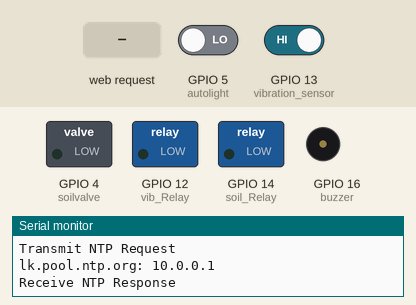
A sketch run on a simulated ESP8266 (NodeMCU). Parts: switched loads named in the sketch (green lamp = pin HIGH), buzzer (waves = sounding, pin HIGH), the last lines printed to the serial monitor. The inputs (shaded band) are chosen by the test bench; at power-on: GPIO 5 (autolight) LOW, GPIO 13 (vibration_sensor) HIGH. WiFi joins after 1.5 s; servers stay silent unless stated.

Above: at 2.7 s.
2.8 s: HTTP request GET /vibration/1 received
At 4.0 s:
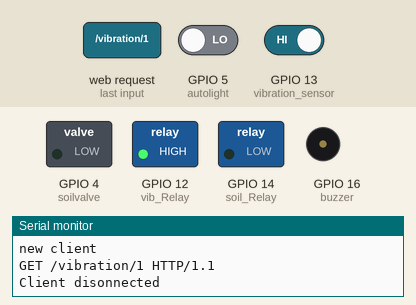
4.3 s: HTTP request GET /soilvalve/1 received
At 5.2 s:
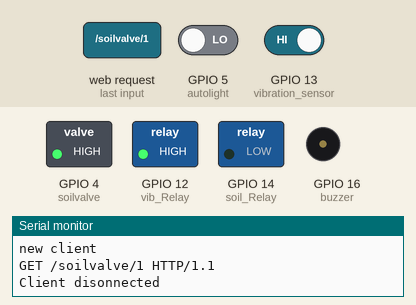
5.8 s: HTTP request GET /soil/1 received
At 6.4 s:
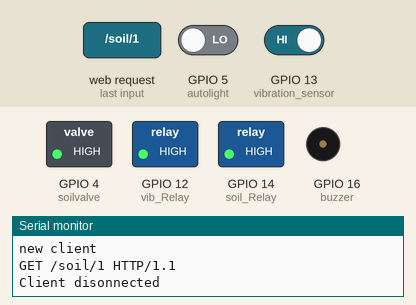
7.3 s: HTTP request GET /vibration/0 received
At 8.5 s:
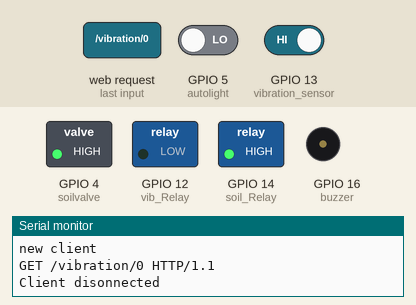
8.8 s: HTTP request GET /soilvalve/0 received
At 9.9 s:
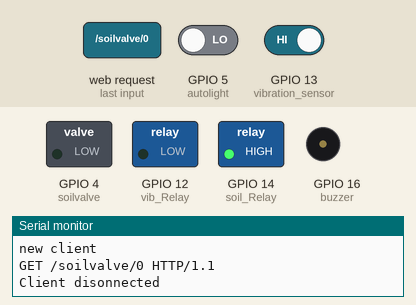
Timing chart, 0 to 11.8 s (numbered marks = the images above; inputs shaded):
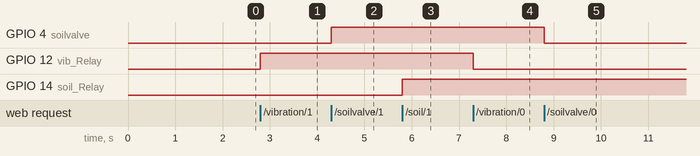

The sketch:

seg6_p2.ino
```cpp
#include <TimeLib.h>
#include <ESP8266WiFi.h>
#include <WiFiUdp.h>

const char* ssid = "JaraWifi"; //your ssid
const char* password = "jaraz12345"; //password of your wifi network
String phoneNumber="+94716482041"; //phone number to which notification messages are sent

const char* host = "www.txtlocal.com";

WiFiServer server(80);

static const char ntpServerName[] = "lk.pool.ntp.org";
const float timeZone = 5.50;

WiFiUDP Udp;
unsigned int localPort = 8888;  // local port to listen for UDP packets

boolean buzzer=false;
boolean autoLight=false;
boolean autoLightStatus=true;

boolean lockLow = true;//rain vars
boolean lockHigh = true;//rain vars

//vib Sensor vars
int vibDetectedVal = HIGH; //where record our Sound Measurement
boolean bAlarm = false;
unsigned long lastVibDetectTime; // Record the time that measured a sound
int vibAlarmTime = 500; // Number of milli seconds to keep the sound alarm high
//vib sensor vars

int sensorReading;

String store_var="desc|stTime1|endTime1&";
String store_var1="desc|stTime1|endTime1&";

time_t getNtpTime();
String digitalClockDisplay();
String printDigits(int digits);
void sendNTPpacket(IPAddress &address);

void setup() {
  pinMode(4, OUTPUT);//soilvalve
  pinMode(5, INPUT);//autolight
  pinMode(16, OUTPUT);//buzzer
  pinMode(14, OUTPUT);//soil_Relay
  pinMode(12, OUTPUT);//vib_Relay
  pinMode(13,INPUT);//vibration sensor
  digitalWrite(12, 0);//@ the begining vib is not active
  digitalWrite(14,0);
  digitalWrite(16, 0);//From the begining buzzer is not active
  digitalWrite(13,1);

  Serial.begin(115200);
  delay(10);

  // Connect to WiFi network
  Serial.println();
  Serial.println();
  Serial.print("Connecting to ");
  Serial.println(ssid);

  WiFi.begin(ssid, password);

  while (WiFi.status() != WL_CONNECTED) {
    delay(500);
    Serial.print(".");
  }
  Serial.println("");
  Serial.println("WiFi connected");

  // Start the server
  server.begin();
  Serial.println("Server started");

  // Print the IP address
  Serial.println(WiFi.localIP());

  Udp.begin(localPort);
  setSyncProvider(getNtpTime);
  setSyncInterval(300);
}

time_t prevDisplay = 0;

void loop() {
  vibSensing();
   if(digitalRead(5)==HIGH){
    autoLight=true;
  }else{
    autoLight=false;
    }

  // Check if a client has connected
  WiFiClient client = server.available();
  if (!client) {
    return;
  }

  // Wait until the client sends some data
  Serial.println("new client");
  while(!client.available()){
    delay(1);
  }

  // Read the first line of the request
  String req = client.readStringUntil('\r');
  Serial.println(req);
  client.flush();

  // Match the request
  String pos;
  int checkPos;
  int val;
  String s;
  if (req.indexOf("/vibration/0") != -1){
    digitalWrite(12, 0);
    s = "HTTP/1.1 200 OK\r\nContent-Type: text/plain\r\n\r\nvibration deactivated!";}

  else if (req.indexOf("/vibration/1") != -1){
    digitalWrite(12, 1);
    s = "HTTP/1.1 200 OK\r\nContent-Type: text/plain\r\n\r\nvibration activated!";}

  else if (req.indexOf("/vibration/check/1") != -1){
    if(digitalRead(12)==LOW){
      pos="Vibration sensor is not active!";}
    else if(digitalRead(12)==HIGH){
      pos="Vibration sensor is active!";}
    s = "HTTP/1.1 200 OK\r\nContent-Type: text/plain\r\n\r\n"+pos;}

  else if (req.indexOf("/soilvalve/0") != -1){
    digitalWrite(4, 0);
    s = "HTTP/1.1 200 OK\r\nContent-Type: text/plain\r\n\r\nDoor locked!";}

  else if (req.indexOf("/soilvalve/1") != -1){
    digitalWrite(4, 1);
    s = "HTTP/1.1 200 OK\r\nContent-Type: text/plain\r\n\r\nDoor unlocked!";}

  else if (req.indexOf("/soilvalve/check/1") != -1){
    if(digitalRead(4)==LOW){
      pos="soil moisture valve is closed!";}
    else if(digitalRead(4)==HIGH){
      pos="soil moisture valve is open!";}
    s = "HTTP/1.1 200 OK\r\nContent-Type: text/plain\r\n\r\n"+pos;}

  else if (req.indexOf("/soil/0") != -1){
    digitalWrite(14, 0);
    s = "HTTP/1.1 200 OK\r\nContent-Type: text/plain\r\n\r\nsoilMoisture Sensor Down";}

  else if (req.indexOf("/soil/1") != -1){
    digitalWrite(14, 1);
    s = "HTTP/1.1 200 OK\r\nContent-Type: text/plain\r\n\r\nsoilMoisture Sensor Up";}

  else if (req.indexOf("/soil/check/1") != -1){
    s = "HTTP/1.1 200 OK\r\nContent-Type: text/plain\r\n\r\nSoil moisture is "+String((250-(int(analogRead(0))-750))/2.5)+"%";}

  else if (req.indexOf("/buzzer") != -1){
    s = "HTTP/1.1 200 OK\r\nContent-Type: text/plain\r\n\r\n"+String(buzzer);}

  else if (req.indexOf("/notification") != -1){
    s = "HTTP/1.1 200 OK\r\nContent-Type: text/plain\r\n\r\n"+store_var1;}

 else if (req.indexOf("/photocell/data") != -1){
    s = "HTTP/1.1 200 OK\r\nContent-Type: text/plain\r\n\r\n"+String(autoLightStatus)+","+String(autoLight);}

 else if (req.indexOf("/photocell/0") != -1){
    autoLightStatus=false;
    s = "HTTP/1.1 200 OK\r\nContent-Type: text/plain\r\n\r\nPhotocell sensor deactivated";}


  else if (req.indexOf("/photocell/1") != -1){
    autoLightStatus=true;
    s = "HTTP/1.1 200 OK\r\nContent-Type: text/plain\r\n\r\nPhotocell sensor activated!";}

  else {
    Serial.println("invalid request");
    client.stop();
    return;
  }

  client.flush();

  // Send the response to the client
  client.print(s);
  delay(1);
  Serial.println("Client disonnected");

  // The client will actually be disconnected
  // when the function returns and 'client' object is detroyed


}

String digitalClockDisplay()
{
  // digital clock display of the time
  String s= String(hour());
  s+=printDigits(minute());
  s+=printDigits(second());
  s+=" ";
  s+=String(day());
  s+=".";
  s+=String(month());
  s+=".";
  s+=String(year());

  return s;
}

String printDigits(int digits)
{
  // utility for digital clock display: prints preceding colon and leading 0
  String dts=":";
  if (digits < 10)
    dts=dts+'0';
  dts=dts+String(digits);
  return dts;
}

const int NTP_PACKET_SIZE = 48; // NTP time is in the first 48 bytes of message
byte packetBuffer[NTP_PACKET_SIZE]; //buffer to hold incoming & outgoing packets

time_t getNtpTime()
{
  IPAddress ntpServerIP; // NTP server's ip address

  while (Udp.parsePacket() > 0) ; // discard any previously received packets
  Serial.println("Transmit NTP Request");
  // get a random server from the pool
  WiFi.hostByName(ntpServerName, ntpServerIP);
  Serial.print(ntpServerName);
  Serial.print(": ");
  Serial.println(ntpServerIP);
  sendNTPpacket(ntpServerIP);
  uint32_t beginWait = millis();
  while (millis() - beginWait < 1500) {
    int size = Udp.parsePacket();
    if (size >= NTP_PACKET_SIZE) {
      Serial.println("Receive NTP Response");
      Udp.read(packetBuffer, NTP_PACKET_SIZE);  // read packet into the buffer
      unsigned long secsSince1900;
      // convert four bytes starting at location 40 to a long integer
      secsSince1900 =  (unsigned long)packetBuffer[40] << 24;
      secsSince1900 |= (unsigned long)packetBuffer[41] << 16;
      secsSince1900 |= (unsigned long)packetBuffer[42] << 8;
      secsSince1900 |= (unsigned long)packetBuffer[43];
      return secsSince1900 - 2208988800UL + timeZone * SECS_PER_HOUR;
    }
  }
  Serial.println("No NTP Response :-(");
  return 0; // return 0 if unable to get the time
}

// send an NTP request to the time server at the given address
void sendNTPpacket(IPAddress &address)
{
  // set all bytes in the buffer to 0
  memset(packetBuffer, 0, NTP_PACKET_SIZE);
  // Initialize values needed to form NTP request
  // (see URL above for details on the packets)
  packetBuffer[0] = 0b11100011;   // LI, Version, Mode
  packetBuffer[1] = 0;     // Stratum, or type of clock
  packetBuffer[2] = 6;     // Polling Interval
  packetBuffer[3] = 0xEC;  // Peer Clock Precision
  // 8 bytes of zero for Root Delay & Root Dispersion
  packetBuffer[12] = 49;
  packetBuffer[13] = 0x4E;
  packetBuffer[14] = 49;
  packetBuffer[15] = 52;
  // all NTP fields have been given values, now
  // you can send a packet requesting a timestamp:
  Udp.beginPacket(address, 123); //NTP requests are to port 123
  Udp.write(packetBuffer, NTP_PACKET_SIZE);
  Udp.endPacket();
}

//vibration sensor reading
void vibSensing(){
  vibDetectedVal = digitalRead (13) ; // read the vibration alarm time

  if (vibDetectedVal == LOW) // If hear a sound
  {
    buzzer=true; //buzzer on
    lastVibDetectTime = millis(); // record the time of the sound alarm
    if (!bAlarm){
      Serial.println("LOUD, LOUD");
      bAlarm = true;

      if (timeStatus() != timeNotSet) {
            if (now() != prevDisplay) { //update the display only if time has changed
                prevDisplay = now();
                store_var1+="Vibration Detected|";
                store_var1+= digitalClockDisplay();
                store_var1+= "|";

                WiFiClient client;
                const int httpPort = 80;
                if (!client.connect(host, httpPort)) {
                  Serial.println("connection failed");
                  return;
                }

                String url = "/sendsmspost.php?uname=thirajthusharu@gmail.com&pword=UCsc12345678&message=Vibration%20detected%20in%20the%20living%20room.-HomeAssistent&selectednums="+phoneNumber+"&info=1&test=0";

                client.print(String("GET ") + url + " HTTP/1.1\r\n" +
                          "Host: " + host + "\r\n" +
                          "Connection: close\r\n\r\n");
                unsigned long timeout = millis();
                while (client.available() == 0) {
                  if (millis() - timeout > 5000) {
                    client.stop();
                    return;
                  }
                }
            }
          }
    }
  }
  else
  {
    buzzer=false;//buzzer off
    if( (millis()-lastVibDetectTime) > vibAlarmTime  &&  bAlarm){
      Serial.println("quiet");
      bAlarm = false;

      if (timeStatus() != timeNotSet) {
            if (now() != prevDisplay) {
                prevDisplay = now();
                store_var1+= digitalClockDisplay();
                store_var1+= "&";
            }
          }
    }
  }
  }
 //vibration sensor reading ends
```

Measured:
- after the input at 2.8 s, GPIO 12 (vib_Relay): LOW → HIGH at once
- after the input at 4.3 s, GPIO 4 (soilvalve): LOW → HIGH at once
- after the input at 5.8 s, GPIO 14 (soil_Relay): LOW → HIGH at once
- after the input at 7.3 s, GPIO 12 (vib_Relay): HIGH → LOW at once
- after the input at 8.8 s, GPIO 4 (soilvalve): HIGH → LOW at once
